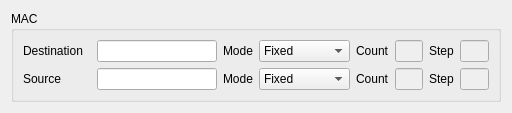
<ui version="4.0" >
 <class>mac</class>
 <widget class="QWidget" name="mac" >
  <property name="geometry" >
   <rect>
    <x>0</x>
    <y>0</y>
    <width>512</width>
    <height>104</height>
   </rect>
  </property>
  <property name="windowTitle" >
   <string>Form</string>
  </property>
  <layout class="QVBoxLayout" >
   <item>
    <widget class="QGroupBox" name="groupBox" >
     <property name="title" >
      <string>MAC</string>
     </property>
     <layout class="QGridLayout" >
      <item row="0" column="0" >
       <widget class="QLabel" name="label" >
        <property name="text" >
         <string>Destination</string>
        </property>
       </widget>
      </item>
      <item row="0" column="1" >
       <widget class="QLineEdit" name="leDstMac" >
        <property name="minimumSize" >
         <size>
          <width>120</width>
          <height>0</height>
         </size>
        </property>
        <property name="inputMask" >
         <string>>HH HH HH HH HH HH; </string>
        </property>
        <property name="text" >
         <string>     </string>
        </property>
       </widget>
      </item>
      <item row="0" column="2" >
       <widget class="QLabel" name="label_2" >
        <property name="text" >
         <string>Mode</string>
        </property>
       </widget>
      </item>
      <item row="0" column="3" >
       <widget class="QComboBox" name="cmbDstMacMode" >
        <item>
         <property name="text" >
          <string>Fixed</string>
         </property>
        </item>
        <item>
         <property name="text" >
          <string>Increment</string>
         </property>
        </item>
        <item>
         <property name="text" >
          <string>Decrement</string>
         </property>
        </item>
       </widget>
      </item>
      <item row="0" column="4" >
       <widget class="QLabel" name="label_4" >
        <property name="text" >
         <string>Count</string>
        </property>
       </widget>
      </item>
      <item row="0" column="5" >
       <widget class="QLineEdit" name="leDstMacCount" >
        <property name="enabled" >
         <bool>false</bool>
        </property>
        <property name="text" >
         <string/>
        </property>
        <property name="cursorPosition" >
         <number>0</number>
        </property>
       </widget>
      </item>
      <item row="0" column="6" >
       <widget class="QLabel" name="label_5" >
        <property name="text" >
         <string>Step</string>
        </property>
       </widget>
      </item>
      <item row="0" column="7" >
       <widget class="QLineEdit" name="leDstMacStep" >
        <property name="enabled" >
         <bool>false</bool>
        </property>
        <property name="text" >
         <string/>
        </property>
        <property name="cursorPosition" >
         <number>0</number>
        </property>
       </widget>
      </item>
      <item row="1" column="0" >
       <widget class="QLabel" name="label_3" >
        <property name="text" >
         <string>Source         </string>
        </property>
       </widget>
      </item>
      <item row="1" column="1" >
       <widget class="QLineEdit" name="leSrcMac" >
        <property name="inputMask" >
         <string>>HH HH HH HH HH HH; </string>
        </property>
        <property name="text" >
         <string>     </string>
        </property>
       </widget>
      </item>
      <item row="1" column="2" >
       <widget class="QLabel" name="label_8" >
        <property name="text" >
         <string>Mode</string>
        </property>
       </widget>
      </item>
      <item row="1" column="3" >
       <widget class="QComboBox" name="cmbSrcMacMode" >
        <item>
         <property name="text" >
          <string>Fixed</string>
         </property>
        </item>
        <item>
         <property name="text" >
          <string>Increment</string>
         </property>
        </item>
        <item>
         <property name="text" >
          <string>Decrement</string>
         </property>
        </item>
       </widget>
      </item>
      <item row="1" column="4" >
       <widget class="QLabel" name="label_7" >
        <property name="text" >
         <string>Count</string>
        </property>
       </widget>
      </item>
      <item row="1" column="5" >
       <widget class="QLineEdit" name="leSrcMacCount" >
        <property name="enabled" >
         <bool>false</bool>
        </property>
        <property name="text" >
         <string/>
        </property>
       </widget>
      </item>
      <item row="1" column="6" >
       <widget class="QLabel" name="label_6" >
        <property name="text" >
         <string>Step</string>
        </property>
       </widget>
      </item>
      <item row="1" column="7" >
       <widget class="QLineEdit" name="leSrcMacStep" >
        <property name="enabled" >
         <bool>false</bool>
        </property>
        <property name="text" >
         <string/>
        </property>
        <property name="cursorPosition" >
         <number>0</number>
        </property>
       </widget>
      </item>
     </layout>
    </widget>
   </item>
   <item>
    <spacer>
     <property name="orientation" >
      <enum>Qt::Vertical</enum>
     </property>
     <property name="sizeHint" >
      <size>
       <width>20</width>
       <height>40</height>
      </size>
     </property>
    </spacer>
   </item>
  </layout>
 </widget>
 <resources/>
 <connections/>
</ui>
